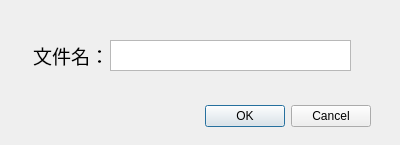
<?xml version="1.0" encoding="UTF-8"?>
<ui version="4.0">
 <class>sci_ui_add_item_dialog</class>
 <widget class="QDialog" name="sci_ui_add_item_dialog">
  <property name="geometry">
   <rect>
    <x>0</x>
    <y>0</y>
    <width>400</width>
    <height>145</height>
   </rect>
  </property>
  <property name="windowTitle">
   <string>新建文件夹</string>
  </property>
  <widget class="QDialogButtonBox" name="buttonBox">
   <property name="geometry">
    <rect>
     <x>30</x>
     <y>100</y>
     <width>341</width>
     <height>32</height>
    </rect>
   </property>
   <property name="orientation">
    <enum>Qt::Horizontal</enum>
   </property>
   <property name="standardButtons">
    <set>QDialogButtonBox::Cancel|QDialogButtonBox::Ok</set>
   </property>
  </widget>
  <widget class="QTextEdit" name="textEdit_item_name">
   <property name="geometry">
    <rect>
     <x>110</x>
     <y>40</y>
     <width>241</width>
     <height>31</height>
    </rect>
   </property>
   <property name="font">
    <font>
     <family>Arial</family>
     <pointsize>12</pointsize>
    </font>
   </property>
  </widget>
  <widget class="QLabel" name="label">
   <property name="geometry">
    <rect>
     <x>33</x>
     <y>40</y>
     <width>71</width>
     <height>31</height>
    </rect>
   </property>
   <property name="font">
    <font>
     <family>Arial</family>
     <pointsize>14</pointsize>
    </font>
   </property>
   <property name="text">
    <string>文件名：</string>
   </property>
  </widget>
 </widget>
 <resources/>
 <connections>
  <connection>
   <sender>buttonBox</sender>
   <signal>accepted()</signal>
   <receiver>sci_ui_add_item_dialog</receiver>
   <slot>accept()</slot>
   <hints>
    <hint type="sourcelabel">
     <x>248</x>
     <y>254</y>
    </hint>
    <hint type="destinationlabel">
     <x>157</x>
     <y>274</y>
    </hint>
   </hints>
  </connection>
  <connection>
   <sender>buttonBox</sender>
   <signal>rejected()</signal>
   <receiver>sci_ui_add_item_dialog</receiver>
   <slot>reject()</slot>
   <hints>
    <hint type="sourcelabel">
     <x>316</x>
     <y>260</y>
    </hint>
    <hint type="destinationlabel">
     <x>286</x>
     <y>274</y>
    </hint>
   </hints>
  </connection>
 </connections>
</ui>
